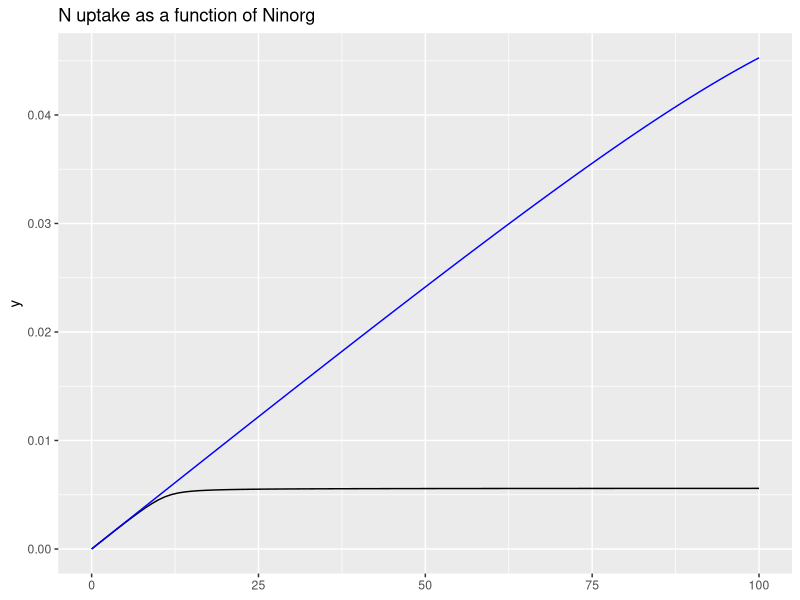
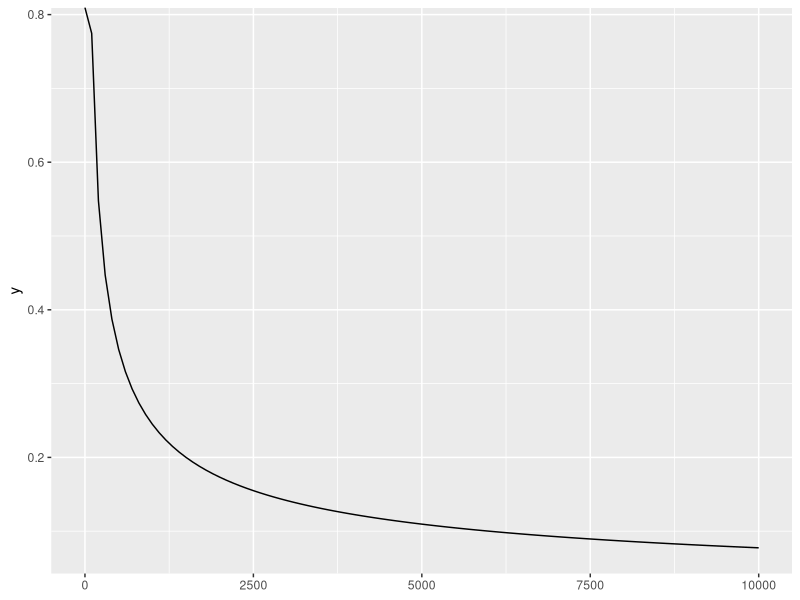
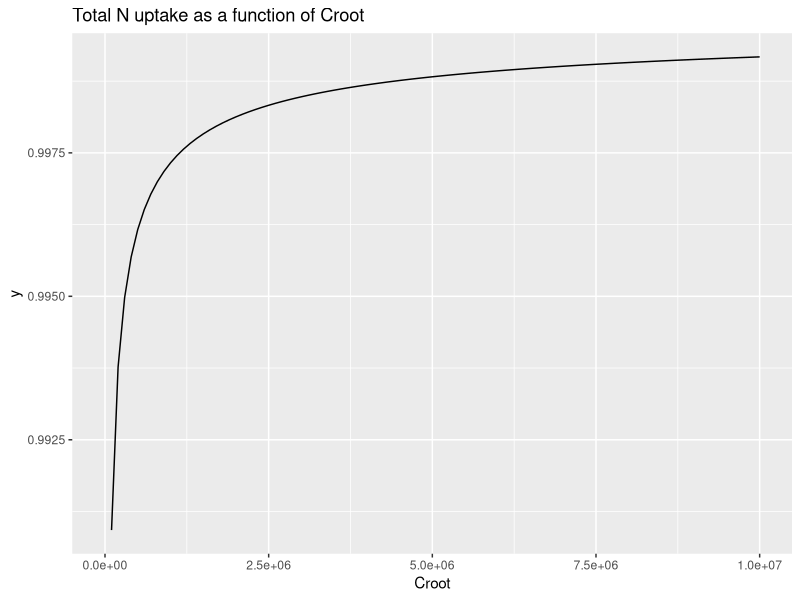
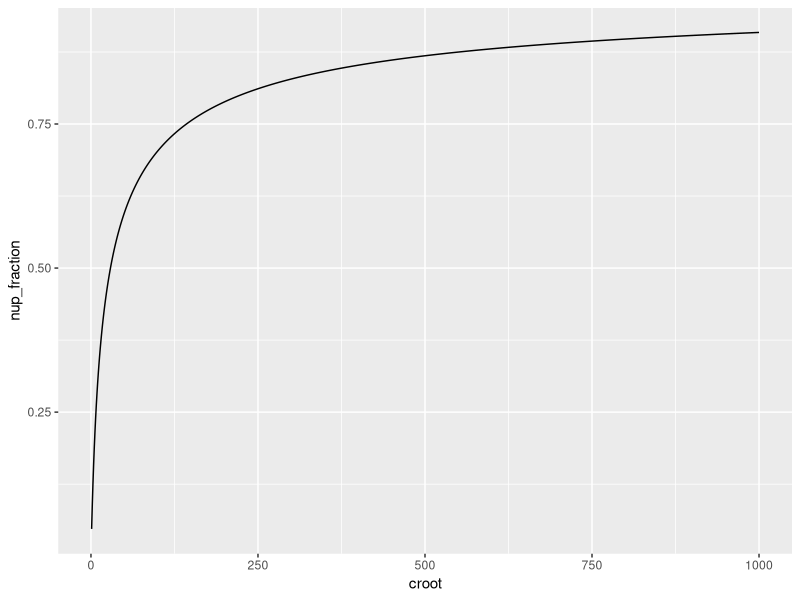
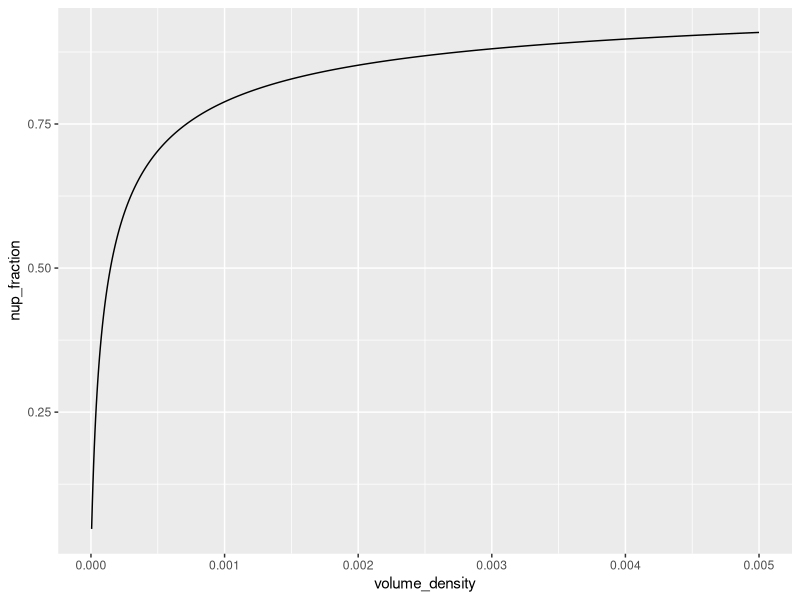
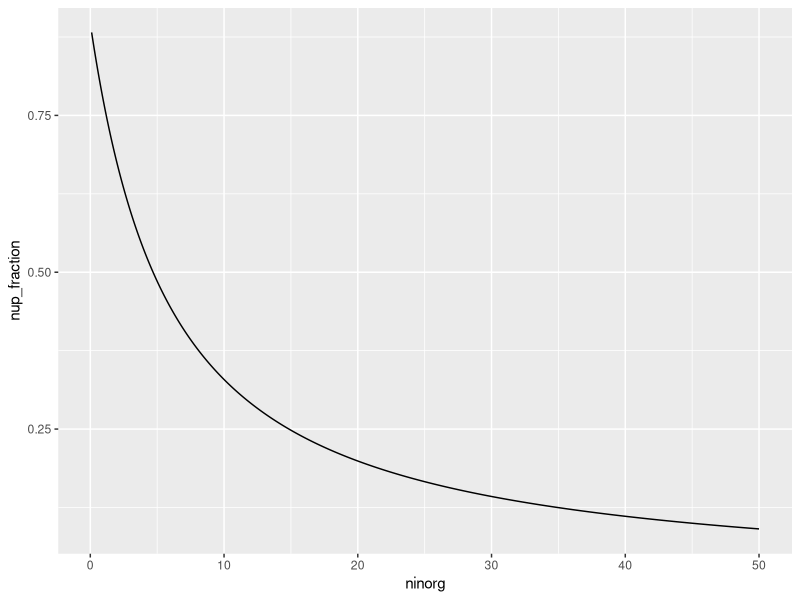
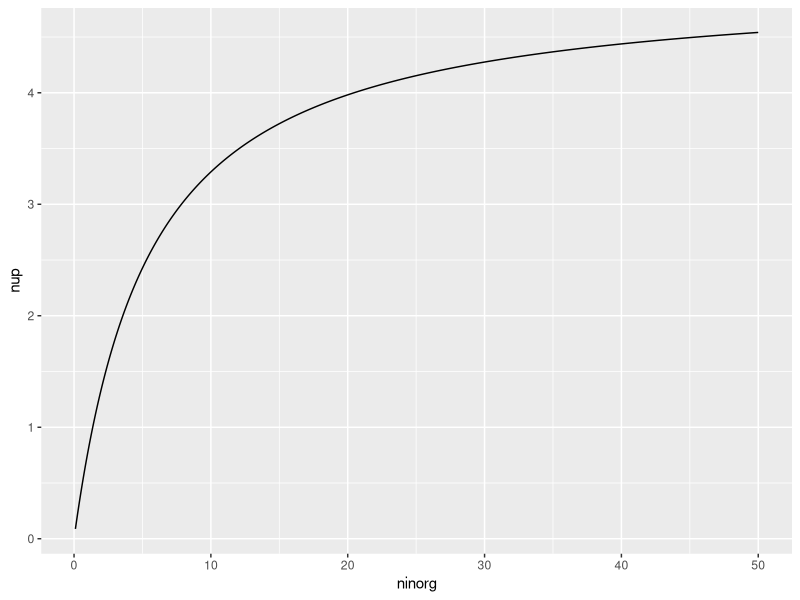

Generate these figures, in order, with R:
## ---- chunk 1
library(dplyr)
library(tidyr)
library(ggplot2)
knitr::opts_chunk$set(echo = TRUE)
## ---- chunk 2
par_fnup <- list(
  D = 3, #D = 0.0005, # m d-1, rhizosphere diffusivity
  j = 2000, #j = 0.0056, # Jrmax = maximum root-N influx, g N m2 d-1
  k = 1,  #k = 0.025,  # initial slope of MM for N uptake flux = root absorbing power, m d-1, McMurtrie & Näsholm, 2017
  f = 0       # transpiration velocity
)
calc_conc <- function(N, root_distance, par){
  (sqrt((par$D*par$j - par$D*par$k*N - par$f*par$k*N*root_distance + par$j*par$k*root_distance)^2 
    - 4*par$D*par$k*(-par$D*par$j*N - par$f*par$j*N*root_distance)) - par$D*par$j + par$D*par$k*N 
    + par$f*par$k*N*root_distance - par$j*par$k*root_distance)/(2*par$D*par$k)  
}
calc_fnup_demand <- function(conc, par){
  par$k * par$j * conc / (par$k * conc + par$j)
}
calc_fnup_supply <- function(conc, N, root_distance, par){
  par$D * (N - conc) / root_distance + par$f * N
}

calc_fnup <- function(ninorg, root_distance, par){
  conc <- calc_conc(ninorg, root_distance, par)
  nup_demand <- calc_fnup_demand(conc, par)
  nup_supply <- calc_fnup_supply(conc, ninorg, root_distance, par)
  # if (abs(nup_demand - nup_supply) > 0.001){
  #   warning("N uptake based on supply and demand equations not identical.")
  #   out <- NA
  # } else {
  #   out <- nup_demand
  # }
  out <- nup_demand
  return(out)
}
## ---- chunk 3
# rough values based on Weemstra et al., 2020 https://doi.org/10.1111/1365-2435.13520
par_rootmorph <- list(
  zroot = 1,
  rho = 0.2 * 100^3,  # g m-3
  r0 = 0.3 / (2 * 1000) # m, radius
)

calc_root_length_density <- function(croot, par){
  croot / (par$rho * par$zroot * 2 * pi * par$r0)
}

calc_a_root <- function(croot, par){
  2 * pi * par$r0 * calc_root_length_density(croot, par)
}

calc_root_distance <- function(root_length_density, par){
  sqrt(1/(pi * root_length_density) + par$r0^2)
}

calc_nup <- function(croot, ninorg, par_fnup, par_rootmorph){
  a_root <- calc_a_root(croot, par_rootmorph)
  n_conc <- ninorg /( par_rootmorph$zroot * a_root)
  root_length_density <- calc_root_length_density(croot, par_rootmorph)
  root_distance <- calc_root_distance(root_length_density, par_rootmorph)
  fnup   <- calc_fnup(n_conc, root_distance, par_fnup)
  a_root * fnup
}
## ---- chunk 4
ggplot() +
  geom_function(fun = 
                  function(x) 
                    calc_fnup(x, 
                              root_distance = 1,
                              par = list(
                                D = 0.0005,
                                j = 0.0056,
                                k = 0.025, 
                                f = 0
                                )
                               )) +
  geom_function(fun = 
                  function(x) 
                    calc_fnup(x, 
                              root_distance = 1,
                              par = list(
                                D = 0.0005,
                                j = 0.056,
                                k = 0.025, 
                                f = 0
                                )
                               ), color = "blue") +
  labs(title = "N uptake as a function of Ninorg") +
  xlim(0, 100)
## ---- chunk 5
ggplot() +
  geom_function(fun = 
                  function(x) 
                    calc_root_distance(
                      calc_root_length_density(x, par_rootmorph),
                      par_rootmorph
                      )) +
  xlim(0, 10000)
## ---- chunk 6
ggplot() +
  geom_function(fun = 
                  function(x) 
                    calc_nup(x,
                             ninorg = 1,
                             par_fnup,
                             par_rootmorph
                            )) +

  labs(title = "Total N uptake as a function of Croot",
       x = "Croot") +
  xlim(0, 10000000)
## ---- chunk 7
df <- tibble(croot = seq(1000)) |> 
  mutate(volume_density = croot / (par_rootmorph$rho * par_rootmorph$zroot),
         nup = calc_nup(croot, ninorg = 0.2, par_fnup, par_rootmorph)) |> 
  mutate(nup_fraction = nup/0.2)

df |> 
  ggplot(aes(croot, nup_fraction)) +
  geom_line()

df |> 
  ggplot(aes(volume_density, nup_fraction)) +
  geom_line()
## ---- chunk 8
df <- tibble(ninorg = seq(0.1, 50, by = 0.01)) |> 
  mutate(nup = calc_nup(croot = 500, ninorg, par_fnup, par_rootmorph)) |> 
  mutate(nup_fraction = nup/ninorg)

df |> 
  ggplot(aes(ninorg, nup_fraction)) +
  geom_line()

df |> 
  ggplot(aes(ninorg, nup)) +
  geom_line()
